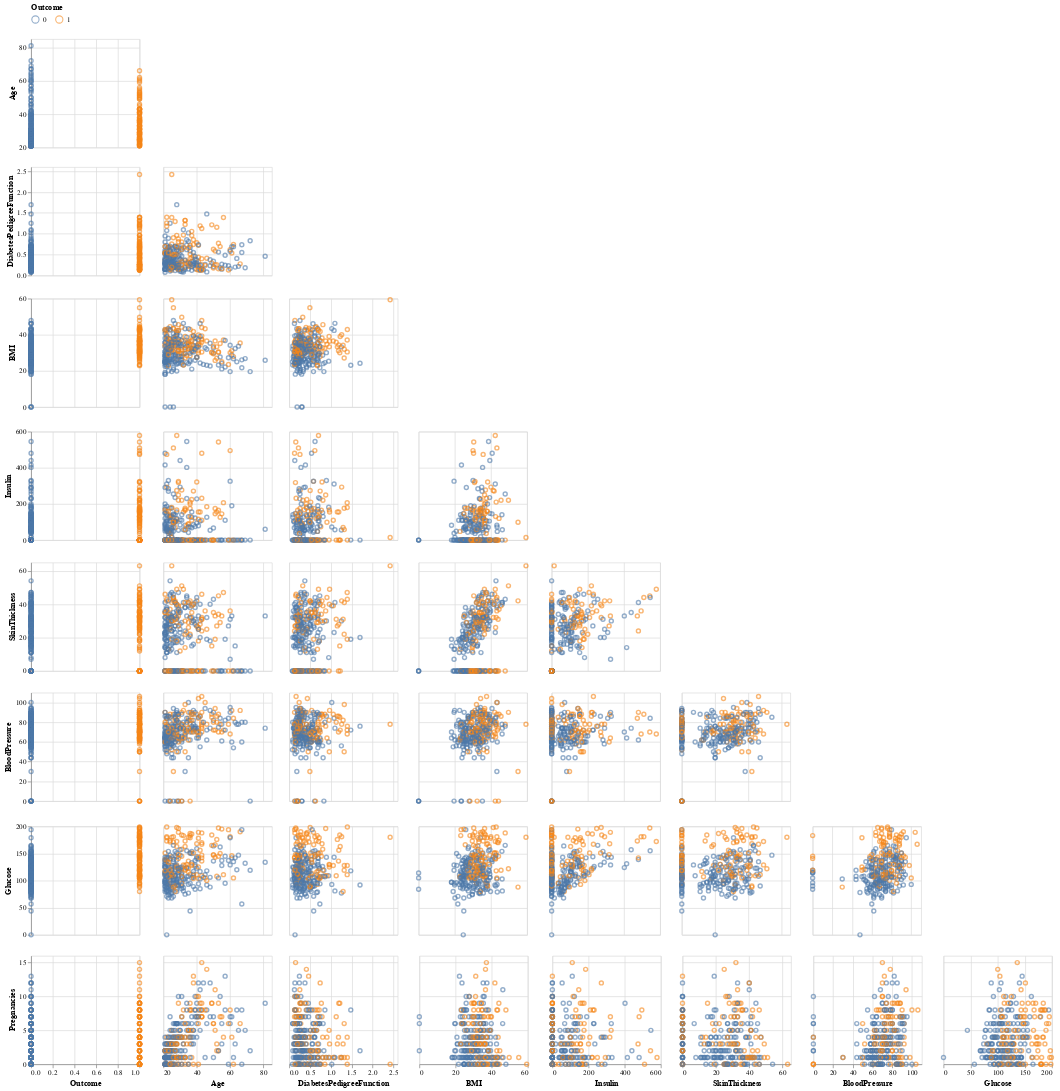

Here is the notebook cell this chart was saved with:
### Markdown cell above
The graph above shows the correlation between all of the respective features. The main reasoning to analyze is to see if there is any multicollinearity between any of the features which is probl

### Code cell
aly.pair(train_df[features].sample(300), color='Outcome:N')
